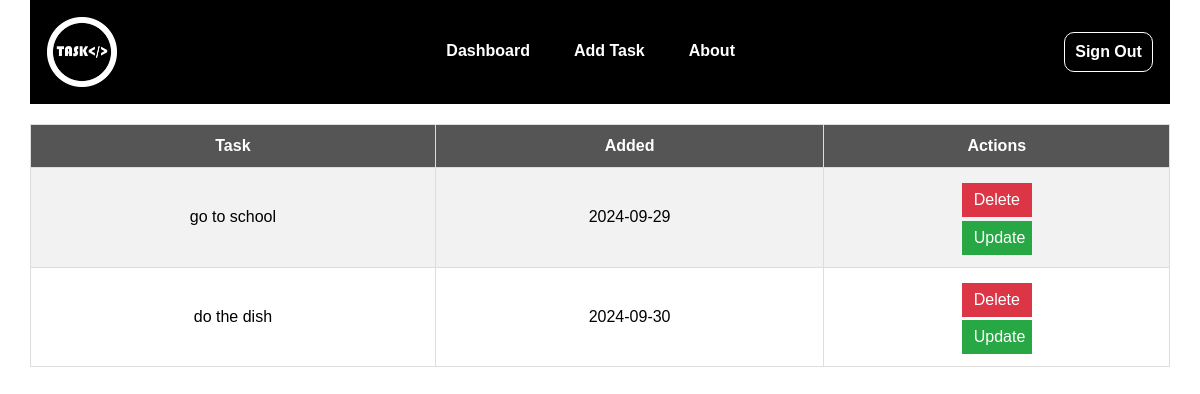
Page /dashboard (signed in) on the committed database.
### app.py (models this page shows, shortened)
class Todo(db.Model):
    id = db.Column(db.Integer, primary_key=True)
    task = db.Column(db.String, nullable=False)
    completed = db.Column(db.Boolean, default=False)  # Use Boolean for completed
    user_id = db.Column(db.Integer, db.ForeignKey('user.id'), nullable=False)  # Use 'users.id' for foreign key
    date_created = db.Column(db.DateTime, default=datetime.utcnow)

### app.py (the view)
@app.route('/dashboard')
@login_required
def dashboard():
    tasks = Todo.query.filter_by(user_id=current_user.id).order_by(Todo.date_created).all()
    return render_template("dashboard.html", tasks = tasks)

### app.py (called while the page is built)
@login_manager.user_loader
def user_loader(user_id):
    return User.query.get(int(user_id))

### templates/dashboard.html (shortened to what this page needs)
{% extends 'base.html' %}
{% block body %}
    <section class="dashboard">
        <nav>
            <img src="{{ url_for('static', filename='./style/IMG/logo3.png') }}" alt="" style="height: 70px;">
            <ul>
                <li><a href="{{ url_for('dashboard' ) }}">Dashboard</a></li>
                <li><a href="{{ url_for('add' ) }}">Add Task</a></li>
                <li><a href="#">About</a></li>
            </ul>
            <a href="{{ url_for('logout' ) }}" class="logout">Sign Out</a>
        </nav>
    {% if tasks|length < 1 %}
    <h4 class="no_task">There are no task create one below</h4>
    {% else %}
    <table border="0">
        <tr>
            <th>Task</th>
            <th>Added</th>
            <th>Actions</th>
        </tr>
        {% for task in tasks %}
            <tr>
                <td>{{ task.task }}</td>
                <td>{{ task.date_created.date() }}</td>
                <td>
                    <a href="/delete/{{task.id}}" class="delete">Delete</a>
                    <br>
                    <a href="/update/{{task.id}}" class="update">Update</a>
                </td>
            </tr>
        {% endfor %}
    </table>
    {% endif %}
    </section>
{% endblock %}

### static/style/style.css (style rules this page uses)
* { padding: 0; margin: 0; box-sizing: border-box; }
section { padding: 0% 2.5%; }
nav { display: flex; align-items: center; align-content: center; justify-content: space-between; z-index: 1000; background: #000; padding: 1.5%; }
nav ul { display: flex; }
nav ul li { list-style: none; margin: 0px 10px; }
nav ul li a { text-decoration: none; font: bold 1em sans-serif; color: #fff; border-bottom: 2px solid transparent; transition: background 0.3s ease; padding: 8px 12px; border-radius: 4px; }
nav a.logout { text-decoration: none; border: 1px solid #fff; font: bold 1em sans-serif; background: transparent; padding: 10px; border-radius: 10px; color: #fff; transition: background 0.3s ease; }
table { width: 100%; text-align: center; margin: 20px 0; border-collapse: collapse; font-family: sans-serif; }
table th, table td { border: 1px solid #ddd; padding: 12px; }
table th { background: #555; color: #fff; }
table tr:nth-child(even) { background: #f2f2f2; }
table a { padding: 8px 12px; display: inline-block; border: none; cursor: pointer; color: #fff; text-decoration: none; margin-top: 1%; width: 70px; transition: background 0.3s ease; }
table a.delete { background: #dc3545; }
table a.update { background: #28a745; }
section.dashboard { padding-top: 0%; }
a { text-decoration: none; display: inline-block; }

### rows in the picture
Todo: task "go to school", date_created "2024-09-29"
Todo: task "do the dish", date_created "2024-09-30"
